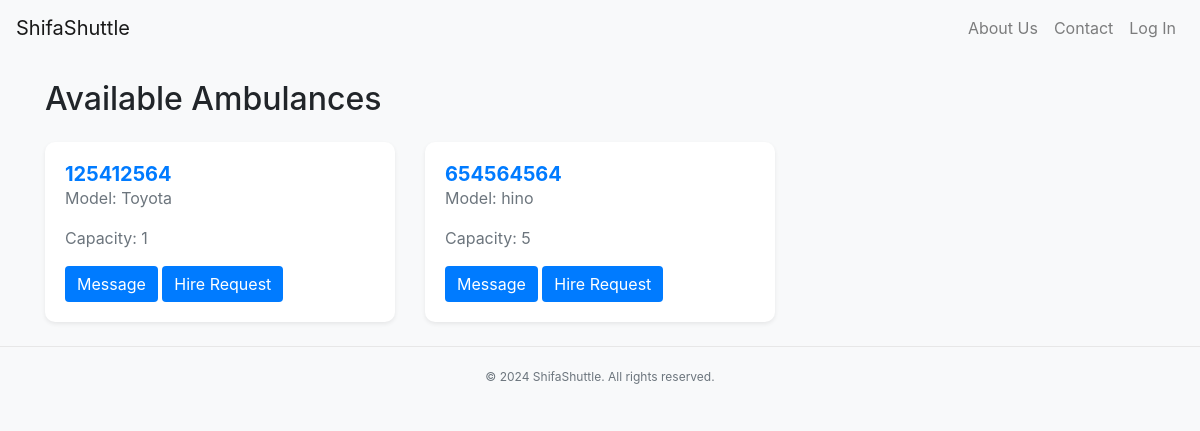
Page /driver/available_ambulances/ on the earlier database version.
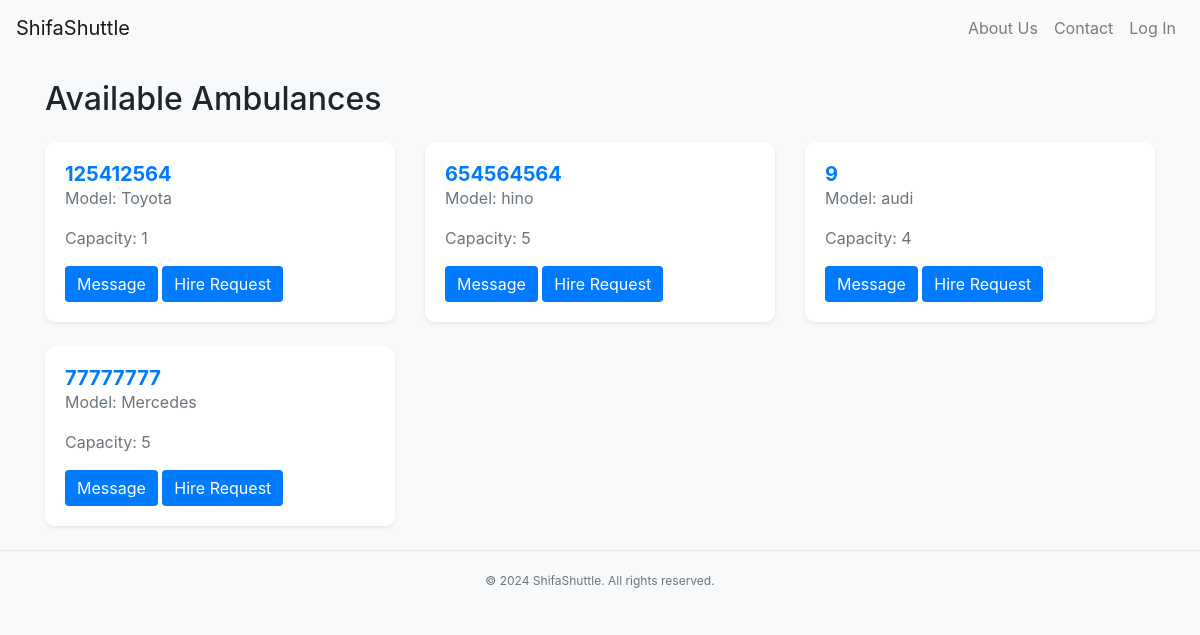
Same page on the later database version.
### driver/models.py (models this page shows, shortened)
class Ambulance(models.Model):
    registration_number = models.CharField(max_length=50, unique=True)
    model = models.CharField(max_length=100)
    capacity = models.IntegerField()
    status_choices = [
        ('available', 'Available'),
        ('on_call', 'On Call'),
        ('in_service', 'In Service'),
    ]
    status = models.CharField(max_length=20, choices=status_choices)
    location = models.CharField(max_length=255)  # Field for entering location by text
    driver = models.ForeignKey(Driver, on_delete=models.SET_NULL, null=True, blank=True, related_name='ambulances')

### driver/views.py (the view)
# urls.py: path('available_ambulances/', views.available_ambulances, name='available_ambulances'),
def available_ambulances(request):
    ambulances = Ambulance.objects.filter(status='available')
    return render(request, 'available_ambulances.html', {'ambulances': ambulances})

### templates/available_ambulances.html (shortened to what this page needs)
{% extends 'base.html' %}
{% block content %}
<h2 class="my-4">Available Ambulances</h2>
<div class="row">
    {% for ambulance in ambulances %}
    <div class="col-md-4">
        <div class="card mb-4 shadow-sm">
            <div class="card-body">
                <a href="{% url 'ambulance_detail' ambulance.id %}">
                    <h5 class="card-title">{{ ambulance.registration_number }}</h5>
                </a>
                <p class="card-text">Model: {{ ambulance.model }}</p>
                <p class="card-text">Capacity: {{ ambulance.capacity }}</p>
                <a href="{% url 'send_message' ambulance.id %}" class="btn btn-primary">Message</a>
                <a href="{% url 'hire_request' ambulance.id %}" class="btn btn-primary">Hire Request</a>
            </div>
        </div>
    </div>
    {% endfor %}
</div>
{% endblock %}

Differences in the rows shown:
added Ambulance: registration_number "9", model "audi", capacity "4"
added Ambulance: registration_number "77777777", model "Mercedes", capacity "5"
